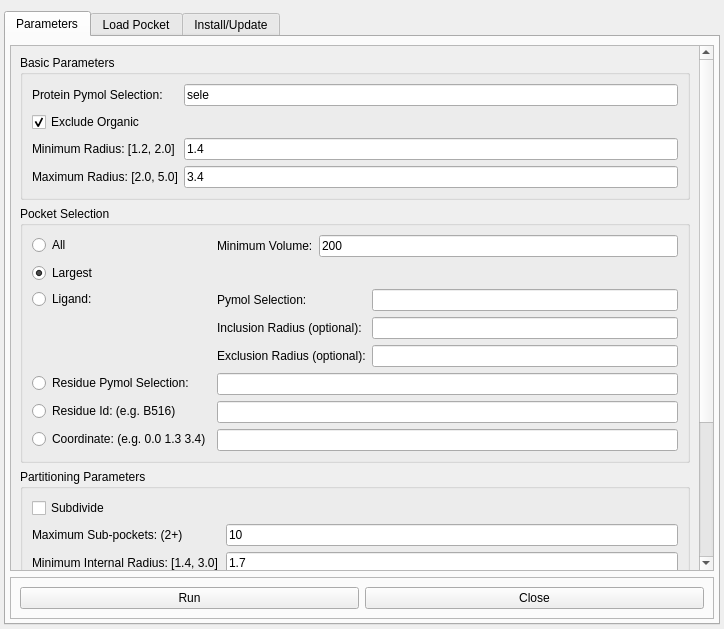
<?xml version="1.0" encoding="UTF-8"?>
<ui version="4.0">
 <class>Form</class>
 <widget class="QWidget" name="Form">
  <property name="geometry">
   <rect>
    <x>0</x>
    <y>0</y>
    <width>724</width>
    <height>629</height>
   </rect>
  </property>
  <property name="windowTitle">
   <string>PyVOL</string>
  </property>
  <layout class="QVBoxLayout" name="verticalLayout">
   <property name="leftMargin">
    <number>4</number>
   </property>
   <property name="rightMargin">
    <number>4</number>
   </property>
   <property name="bottomMargin">
    <number>4</number>
   </property>
   <item>
    <widget class="QTabWidget" name="tabWidget">
     <property name="currentIndex">
      <number>0</number>
     </property>
     <widget class="QWidget" name="run_tab">
      <attribute name="title">
       <string>Parameters</string>
      </attribute>
      <layout class="QVBoxLayout" name="verticalLayout_2">
       <property name="spacing">
        <number>6</number>
       </property>
       <property name="leftMargin">
        <number>4</number>
       </property>
       <property name="topMargin">
        <number>8</number>
       </property>
       <property name="rightMargin">
        <number>4</number>
       </property>
       <property name="bottomMargin">
        <number>4</number>
       </property>
       <item>
        <widget class="QScrollArea" name="scrollArea">
         <property name="widgetResizable">
          <bool>true</bool>
         </property>
         <widget class="QWidget" name="scrollAreaWidgetContents">
          <property name="geometry">
           <rect>
            <x>0</x>
            <y>0</y>
            <width>688</width>
            <height>787</height>
           </rect>
          </property>
          <layout class="QVBoxLayout" name="verticalLayout_5">
           <item>
            <widget class="QGroupBox" name="basic_param_box">
             <property name="title">
              <string>Basic Parameters</string>
             </property>
             <layout class="QHBoxLayout" name="horizontalLayout">
              <item>
               <layout class="QFormLayout" name="formLayout">
                <property name="fieldGrowthPolicy">
                 <enum>QFormLayout::ExpandingFieldsGrow</enum>
                </property>
                <property name="labelAlignment">
                 <set>Qt::AlignLeading|Qt::AlignLeft|Qt::AlignTop</set>
                </property>
                <item row="0" column="0">
                 <widget class="QLabel" name="prot_sele_label">
                  <property name="text">
                   <string>Protein Pymol Selection: </string>
                  </property>
                 </widget>
                </item>
                <item row="0" column="1">
                 <widget class="QLineEdit" name="prot_sele_ledit">
                  <property name="text">
                   <string>sele</string>
                  </property>
                 </widget>
                </item>
                <item row="1" column="0">
                 <widget class="QCheckBox" name="excl_org_cbox">
                  <property name="text">
                   <string>Exclude Organic</string>
                  </property>
                  <property name="checked">
                   <bool>true</bool>
                  </property>
                 </widget>
                </item>
                <item row="2" column="0">
                 <widget class="QLabel" name="min_rad_label">
                  <property name="text">
                   <string>Minimum Radius: [1.2, 2.0] </string>
                  </property>
                 </widget>
                </item>
                <item row="3" column="0">
                 <widget class="QLabel" name="max_rad_label">
                  <property name="text">
                   <string>Maximum Radius: [2.0, 5.0]</string>
                  </property>
                 </widget>
                </item>
                <item row="3" column="1">
                 <widget class="QLineEdit" name="max_rad_ledit">
                  <property name="text">
                   <string>3.4</string>
                  </property>
                 </widget>
                </item>
                <item row="2" column="1">
                 <widget class="QLineEdit" name="min_rad_ledit">
                  <property name="text">
                   <string>1.4</string>
                  </property>
                 </widget>
                </item>
               </layout>
              </item>
             </layout>
            </widget>
           </item>
           <item>
            <widget class="QGroupBox" name="pocket_sele_box">
             <property name="title">
              <string>Pocket Selection</string>
             </property>
             <layout class="QFormLayout" name="formLayout_13">
              <item row="0" column="0">
               <widget class="QRadioButton" name="all_rbutton">
                <property name="text">
                 <string>All</string>
                </property>
               </widget>
              </item>
              <item row="0" column="1">
               <layout class="QFormLayout" name="formLayout_3">
                <item row="0" column="1">
                 <widget class="QLineEdit" name="min_volume_ledit">
                  <property name="text">
                   <string>200</string>
                  </property>
                 </widget>
                </item>
                <item row="0" column="0">
                 <widget class="QLabel" name="min_volume_label">
                  <property name="text">
                   <string>Minimum Volume:</string>
                  </property>
                 </widget>
                </item>
               </layout>
              </item>
              <item row="1" column="0">
               <widget class="QRadioButton" name="largest_rbutton">
                <property name="text">
                 <string>Largest</string>
                </property>
                <property name="checked">
                 <bool>true</bool>
                </property>
               </widget>
              </item>
              <item row="2" column="0">
               <widget class="QRadioButton" name="ligand_rbutton">
                <property name="text">
                 <string>Ligand:</string>
                </property>
               </widget>
              </item>
              <item row="2" column="1">
               <layout class="QFormLayout" name="formLayout_4">
                <item row="0" column="0">
                 <widget class="QLabel" name="lig_sele_label">
                  <property name="text">
                   <string>Pymol Selection: </string>
                  </property>
                 </widget>
                </item>
                <item row="0" column="1">
                 <widget class="QLineEdit" name="lig_sele_ledit"/>
                </item>
                <item row="1" column="0">
                 <widget class="QLabel" name="lig_incl_rad_label">
                  <property name="text">
                   <string>Inclusion Radius (optional): </string>
                  </property>
                 </widget>
                </item>
                <item row="2" column="0">
                 <widget class="QLabel" name="lig_excl_rad_label">
                  <property name="text">
                   <string>Exclusion Radius (optional):</string>
                  </property>
                 </widget>
                </item>
                <item row="1" column="1">
                 <widget class="QLineEdit" name="lig_incl_rad_ledit"/>
                </item>
                <item row="2" column="1">
                 <widget class="QLineEdit" name="lig_excl_rad_ledit"/>
                </item>
               </layout>
              </item>
              <item row="5" column="0">
               <widget class="QRadioButton" name="residue_rbutton">
                <property name="text">
                 <string>Residue Pymol Selection: </string>
                </property>
               </widget>
              </item>
              <item row="6" column="0">
               <widget class="QRadioButton" name="resid_rbutton">
                <property name="text">
                 <string>Residue Id: (e.g. B516)</string>
                </property>
               </widget>
              </item>
              <item row="7" column="0">
               <widget class="QRadioButton" name="coordinate_rbutton">
                <property name="text">
                 <string>Coordinate: (e.g. 0.0 1.3 3.4)</string>
                </property>
               </widget>
              </item>
              <item row="5" column="1">
               <widget class="QLineEdit" name="residue_sele_ledit"/>
              </item>
              <item row="7" column="1">
               <widget class="QLineEdit" name="coordinate_ledit"/>
              </item>
              <item row="6" column="1">
               <widget class="QLineEdit" name="resid_ledit"/>
              </item>
             </layout>
            </widget>
           </item>
           <item>
            <widget class="QGroupBox" name="groupBox_7">
             <property name="title">
              <string>Partitioning Parameters</string>
             </property>
             <layout class="QFormLayout" name="formLayout_8">
              <item row="0" column="0">
               <widget class="QCheckBox" name="subdivide_cbox">
                <property name="text">
                 <string>Subdivide</string>
                </property>
               </widget>
              </item>
              <item row="1" column="0">
               <widget class="QLabel" name="max_clusters_label">
                <property name="text">
                 <string>Maximum Sub-pockets: (2+)</string>
                </property>
               </widget>
              </item>
              <item row="1" column="1">
               <widget class="QLineEdit" name="max_clusters_ledit">
                <property name="text">
                 <string>10</string>
                </property>
               </widget>
              </item>
              <item row="2" column="0">
               <widget class="QLabel" name="min_internal_rad_label">
                <property name="text">
                 <string>Minimum Internal Radius: [1.4, 3.0]</string>
                </property>
               </widget>
              </item>
              <item row="2" column="1">
               <widget class="QLineEdit" name="min_internal_rad_ledit">
                <property name="text">
                 <string>1.7</string>
                </property>
               </widget>
              </item>
              <item row="3" column="0">
               <widget class="QLabel" name="min_surf_rad_label">
                <property name="text">
                 <string>Minimum Surface Radius: [1.0, 2.0]</string>
                </property>
               </widget>
              </item>
              <item row="3" column="1">
               <widget class="QLineEdit" name="min_surf_rad_ledit">
                <property name="text">
                 <string>1.0</string>
                </property>
               </widget>
              </item>
             </layout>
            </widget>
           </item>
           <item>
            <widget class="QFrame" name="display_frame">
             <property name="frameShape">
              <enum>QFrame::StyledPanel</enum>
             </property>
             <property name="frameShadow">
              <enum>QFrame::Raised</enum>
             </property>
             <layout class="QHBoxLayout" name="horizontalLayout_2">
              <item>
               <widget class="QGroupBox" name="display_mode_box">
                <property name="title">
                 <string>Display Mode</string>
                </property>
                <layout class="QVBoxLayout" name="verticalLayout_6">
                 <item>
                  <widget class="QRadioButton" name="solid_rbutton">
                   <property name="text">
                    <string>Solid</string>
                   </property>
                   <property name="checked">
                    <bool>true</bool>
                   </property>
                  </widget>
                 </item>
                 <item>
                  <widget class="QRadioButton" name="mesh_rbutton">
                   <property name="text">
                    <string>Mesh</string>
                   </property>
                  </widget>
                 </item>
                 <item>
                  <widget class="QRadioButton" name="spheres_rbutton">
                   <property name="text">
                    <string>Spheres</string>
                   </property>
                  </widget>
                 </item>
                </layout>
               </widget>
              </item>
              <item>
               <widget class="QGroupBox" name="display_options_box">
                <property name="title">
                 <string>Display Options</string>
                </property>
                <layout class="QFormLayout" name="formLayout_6">
                 <item row="0" column="0">
                  <widget class="QLabel" name="color_label">
                   <property name="text">
                    <string>Color:</string>
                   </property>
                  </widget>
                 </item>
                 <item row="0" column="1">
                  <widget class="QLineEdit" name="color_ledit">
                   <property name="text">
                    <string>marine</string>
                   </property>
                  </widget>
                 </item>
                 <item row="1" column="0">
                  <widget class="QLabel" name="alpha_label">
                   <property name="text">
                    <string>Alpha: </string>
                   </property>
                  </widget>
                 </item>
                 <item row="1" column="1">
                  <widget class="QLineEdit" name="alpha_ledit">
                   <property name="text">
                    <string>0.7</string>
                   </property>
                  </widget>
                 </item>
                 <item row="2" column="1">
                  <widget class="QLabel" name="label">
                   <property name="text">
                    <string>(1 - Transparency)</string>
                   </property>
                  </widget>
                 </item>
                </layout>
               </widget>
              </item>
              <item>
               <widget class="QGroupBox" name="output_options_box">
                <property name="title">
                 <string>Output Options</string>
                </property>
                <layout class="QFormLayout" name="formLayout_7">
                 <item row="0" column="0">
                  <widget class="QLabel" name="prefix_label">
                   <property name="text">
                    <string>Display Prefix:</string>
                   </property>
                  </widget>
                 </item>
                 <item row="0" column="1">
                  <widget class="QLineEdit" name="prefix_ledit"/>
                 </item>
                 <item row="1" column="0">
                  <widget class="QLabel" name="output_dir_label">
                   <property name="text">
                    <string>Output Dir:</string>
                   </property>
                  </widget>
                 </item>
                 <item row="1" column="1">
                  <widget class="QLineEdit" name="output_dir_ledit"/>
                 </item>
                 <item row="2" column="1">
                  <widget class="QLabel" name="label_2">
                   <property name="text">
                    <string>(Do not use &quot;~&quot;)</string>
                   </property>
                  </widget>
                 </item>
                </layout>
               </widget>
              </item>
             </layout>
            </widget>
           </item>
          </layout>
         </widget>
        </widget>
       </item>
       <item>
        <widget class="QFrame" name="command_frame">
         <property name="frameShape">
          <enum>QFrame::StyledPanel</enum>
         </property>
         <property name="frameShadow">
          <enum>QFrame::Raised</enum>
         </property>
         <layout class="QHBoxLayout" name="horizontalLayout_3">
          <item>
           <widget class="QPushButton" name="run_button">
            <property name="text">
             <string>Run</string>
            </property>
           </widget>
          </item>
          <item>
           <widget class="QPushButton" name="close_button">
            <property name="text">
             <string>Close</string>
            </property>
           </widget>
          </item>
         </layout>
        </widget>
       </item>
      </layout>
     </widget>
     <widget class="QWidget" name="load_tab">
      <attribute name="title">
       <string>Load Pocket</string>
      </attribute>
      <layout class="QVBoxLayout" name="verticalLayout_3">
       <item>
        <widget class="QFrame" name="frame">
         <property name="frameShape">
          <enum>QFrame::StyledPanel</enum>
         </property>
         <property name="frameShadow">
          <enum>QFrame::Raised</enum>
         </property>
         <layout class="QFormLayout" name="formLayout_2">
          <item row="0" column="0">
           <widget class="QLabel" name="pocket_file_label">
            <property name="text">
             <string>Pocket File (obj or csv):</string>
            </property>
           </widget>
          </item>
          <item row="0" column="1">
           <layout class="QHBoxLayout" name="horizontalLayout_7">
            <item>
             <widget class="QLineEdit" name="pocket_file_ledit"/>
            </item>
            <item>
             <widget class="QPushButton" name="browse_button">
              <property name="text">
               <string>Browse</string>
              </property>
             </widget>
            </item>
           </layout>
          </item>
          <item row="1" column="0">
           <widget class="QLabel" name="load_prefix_label">
            <property name="text">
             <string>Display Prefix: </string>
            </property>
           </widget>
          </item>
          <item row="1" column="1">
           <widget class="QLineEdit" name="load_prefix_ledit"/>
          </item>
         </layout>
        </widget>
       </item>
       <item>
        <widget class="QFrame" name="display_frame_2">
         <property name="frameShape">
          <enum>QFrame::StyledPanel</enum>
         </property>
         <property name="frameShadow">
          <enum>QFrame::Raised</enum>
         </property>
         <layout class="QHBoxLayout" name="horizontalLayout_6">
          <item>
           <widget class="QGroupBox" name="display_mode_box_3">
            <property name="title">
             <string>Display Mode</string>
            </property>
            <layout class="QVBoxLayout" name="verticalLayout_11">
             <item>
              <widget class="QRadioButton" name="load_solid_rbutton">
               <property name="text">
                <string>Solid</string>
               </property>
               <property name="checked">
                <bool>true</bool>
               </property>
              </widget>
             </item>
             <item>
              <widget class="QRadioButton" name="load_mesh_rbutton">
               <property name="text">
                <string>Mesh</string>
               </property>
              </widget>
             </item>
             <item>
              <widget class="QRadioButton" name="load_spheres_rbutton">
               <property name="text">
                <string>Spheres</string>
               </property>
              </widget>
             </item>
            </layout>
           </widget>
          </item>
          <item>
           <widget class="QGroupBox" name="display_options_box_3">
            <property name="title">
             <string>Display Options</string>
            </property>
            <layout class="QFormLayout" name="formLayout_11">
             <item row="0" column="0">
              <widget class="QLabel" name="load_color_label">
               <property name="text">
                <string>Color:</string>
               </property>
              </widget>
             </item>
             <item row="0" column="1">
              <widget class="QLineEdit" name="load_color_ledit">
               <property name="text">
                <string>marine</string>
               </property>
              </widget>
             </item>
             <item row="1" column="0">
              <widget class="QLabel" name="load_alpha_label">
               <property name="text">
                <string>Alpha: </string>
               </property>
              </widget>
             </item>
             <item row="1" column="1">
              <widget class="QLineEdit" name="load_alpha_ledit">
               <property name="text">
                <string>0.7</string>
               </property>
              </widget>
             </item>
             <item row="2" column="1">
              <widget class="QLabel" name="label_3">
               <property name="text">
                <string>(1 - Transparency)</string>
               </property>
              </widget>
             </item>
            </layout>
           </widget>
          </item>
          <item>
           <spacer name="horizontalSpacer">
            <property name="orientation">
             <enum>Qt::Horizontal</enum>
            </property>
            <property name="sizeHint" stdset="0">
             <size>
              <width>40</width>
              <height>20</height>
             </size>
            </property>
           </spacer>
          </item>
         </layout>
        </widget>
       </item>
       <item>
        <widget class="QPushButton" name="load_button">
         <property name="text">
          <string>Load Pocket from File</string>
         </property>
        </widget>
       </item>
       <item>
        <spacer name="verticalSpacer">
         <property name="orientation">
          <enum>Qt::Vertical</enum>
         </property>
         <property name="sizeHint" stdset="0">
          <size>
           <width>20</width>
           <height>40</height>
          </size>
         </property>
        </spacer>
       </item>
      </layout>
     </widget>
     <widget class="QWidget" name="install_tab">
      <attribute name="title">
       <string notr="true">Install/Update</string>
      </attribute>
      <layout class="QVBoxLayout" name="verticalLayout_8">
       <item>
        <widget class="QGroupBox" name="install_status_box">
         <property name="title">
          <string>Current Installation Status:</string>
         </property>
         <layout class="QVBoxLayout" name="verticalLayout_4">
          <item>
           <widget class="QTextBrowser" name="install_status_browser"/>
          </item>
          <item>
           <layout class="QHBoxLayout" name="horizontalLayout_5">
            <item>
             <widget class="QPushButton" name="install_button">
              <property name="text">
               <string>Install PyVOL</string>
              </property>
             </widget>
            </item>
           </layout>
          </item>
          <item>
           <widget class="QLabel" name="status_label">
            <property name="text">
             <string/>
            </property>
           </widget>
          </item>
         </layout>
        </widget>
       </item>
       <item>
        <spacer name="verticalSpacer_2">
         <property name="orientation">
          <enum>Qt::Vertical</enum>
         </property>
         <property name="sizeHint" stdset="0">
          <size>
           <width>20</width>
           <height>29</height>
          </size>
         </property>
        </spacer>
       </item>
      </layout>
     </widget>
    </widget>
   </item>
  </layout>
 </widget>
 <resources/>
 <connections/>
</ui>
